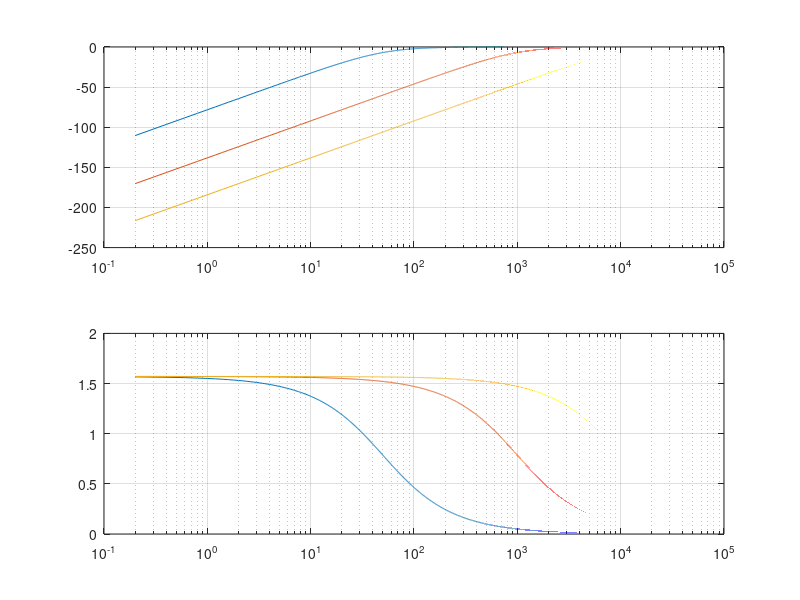

Recreate this plot in MATLAB. (Note: this script raises an error after producing the figure.)
clear all
close all
clc



te =5e-5;
fe = 1/te;

t = 0:te:5-te;
N = length(t);


x = sin(2*pi*500*t)+ sin(2*pi*400*t)+ sin(2*pi*50*t);

% % plot(t,x)
 
f = (0:N-1)*(fe/N);
fshift = (-N/2:N/2-1)*(fe/N);


specx = fft(x);
% plot(fshift,fftshift(2*abs(specx)/N))
W = 2*pi*f;
Wc = 2*pi*50;
Wc2 = 2*pi*1000;
Wc3 = 2*pi*10000;
k = 1 ;




 H = (k*j*W/Wc)./(1+j*W/Wc);
 H2 = (k*j*W/Wc2)./(1+j*W/Wc2);
 H3 = (k*j*W/Wc3)./(1+j*W/Wc3);

subplot(2,1,1)
 
semilogx(f,20*log(abs(H)),f,20*log(abs(H2)),f,20*log(abs(H3)))
grid on

 subplot(2,1,2)
 semilogx(f,angle(H),f,angle(H2),f,angle(H3))
 
 grid on

 [x,fe]=audioread("test.wav");
 chant = x;
  N2 = length(chant);
  t1 = (0:N2-1)*(10*te);
%  sound(chant,fe)
 plot(t1,chant)


